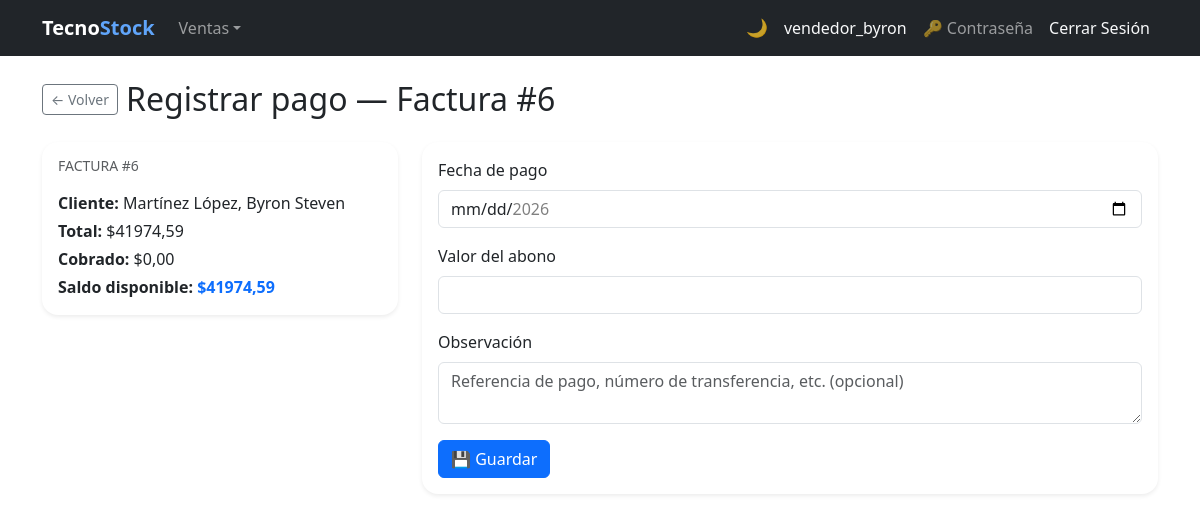
Page /cobros/facturas/6/pagar/ (signed in) on the committed database.
### billing/models.py (models this page shows, shortened)
class Invoice(models.Model):
    BORRADOR = 0
    EMITIDA  = 1
    ANULADA  = 2
    ESTADO_CHOICES = [
        (BORRADOR, 'Borrador'),
        (EMITIDA,  'Emitida'),
        (ANULADA,  'Anulada'),
    ]
    PENDIENTE = 'PENDIENTE'
    PAGADA    = 'PAGADA'
    ESTADO_COBRO_CHOICES = [
        (PENDIENTE, 'Pendiente'),
        (PAGADA,    'Pagada'),
    ]
    CONTADO = 'contado'
    CREDITO = 'credito'
    TIPO_PAGO_CHOICES = [
        (CONTADO, 'Contado'),
        (CREDITO, 'Crédito'),
    ]
    customer     = models.ForeignKey(Customer, on_delete=models.PROTECT, related_name='invoices')
    invoice_date = models.DateTimeField(auto_now_add=True)
    subtotal     = models.DecimalField(max_digits=12, decimal_places=2, default=0)
    tax          = models.DecimalField(max_digits=12, decimal_places=2, default=0)
    total        = models.DecimalField(max_digits=12, decimal_places=2, default=0)
    estado       = models.PositiveSmallIntegerField(
                       choices=ESTADO_CHOICES, default=BORRADOR, verbose_name='Estado')
    is_active    = models.BooleanField(default=True)
    PAYMENT_CHOICES = [('card', 'Tarjeta'), ('paypal', 'PayPal')]
    payment_method  = models.CharField(
                          max_length=10, choices=PAYMENT_CHOICES, null=True, blank=True,
                          verbose_name='Método de pago')
    paypal_order_id = models.CharField(max_length=64, null=True, blank=True)
    saldo        = models.DecimalField(
                       max_digits=12, decimal_places=2, default=0,
                       verbose_name='Saldo pendiente de cobro')
    estado_cobro = models.CharField(
                       max_length=10, choices=ESTADO_COBRO_CHOICES,
                       default=PENDIENTE, verbose_name='Estado de cobro')
    tipo_pago    = models.CharField(
                       max_length=10, choices=TIPO_PAGO_CHOICES,
                       default=CREDITO, verbose_name='Tipo de pago')
    class Meta:
        ordering = ['-invoice_date']
        permissions = [
            ('export_pdf', 'Can export PDF'),
            ('export_excel', 'Can export Excel'),
        ]
    @property
    def cobrado(self):
        return self.total - self.saldo

class Customer(models.Model):
    user       = models.OneToOneField(
                     settings.AUTH_USER_MODEL, null=True, blank=True,
                     on_delete=models.SET_NULL, related_name='customer_account',
                     verbose_name='Cuenta de usuario')
    dni        = models.CharField(max_length=13, unique=True, verbose_name='DNI/RUC', validators=[validate_cedula_ec])
    first_name = models.CharField(max_length=100, validators=[validate_only_letters])
    last_name  = models.CharField(max_length=100, validators=[validate_only_letters])
    email      = models.EmailField(blank=True, null=True)
    phone      = models.CharField(max_length=20, blank=True, null=True, validators=[validate_phone_ec])
    address    = models.TextField(blank=True, null=True)
    photo      = models.ImageField(upload_to='customer/', blank=True, null=True, verbose_name='Foto')
    is_active  = models.BooleanField(default=True)
    created_at = models.DateTimeField(auto_now_add=True)
    updated_at = models.DateTimeField(auto_now=True)
    class Meta:
        ordering = ['last_name', 'first_name']
        permissions = [
            ('export_customer_pdf', 'Can export Customer PDF'),
            ('export_customer_excel', 'Can export Customer Excel'),
        ]
    def __str__(self): return f'{self.last_name}, {self.first_name}'

### creditoventa/views.py (the view)
# urls.py: path('facturas/<int:factura_pk>/pagar/', views.cobro_create, name='cobro_create'),
@roles_required(*ROLES_COBROS)
def cobro_create(request, factura_pk):
    factura = get_object_or_404(Invoice, pk=factura_pk)
    if factura.estado == Invoice.ANULADA:
        messages.error(request, 'No se puede registrar un cobro sobre una factura anulada.')
        return redirect('creditoventa:factura_list')
    if factura.estado != Invoice.EMITIDA:
        messages.error(request, 'Solo se pueden registrar cobros sobre facturas emitidas.')
        return redirect('creditoventa:factura_list')
    if factura.saldo <= 0:
        messages.error(request, f'La Factura #{factura.id} ya está totalmente pagada.')
        return redirect('creditoventa:factura_list')
    if request.method == 'POST':
        form = CobroFacturaForm(request.POST, factura=factura)
        if form.is_valid():
            cobro = registrar_cobro(
                factura_id=factura.id,
                fecha=form.cleaned_data['fecha'],
                valor=form.cleaned_data['valor'],
                observacion=form.cleaned_data['observacion'],
            )
            if user_has_role(request.user, 'Administrador', 'Vendedor'):
                notificar_abono(
                    correo=cobro.factura.customer.email,
                    factura_id=cobro.factura_id,
                    monto_abono=cobro.valor,
                    saldo_restante=cobro.factura.saldo,
                    nombre_cliente=cobro.factura.customer.full_name,
                )
            messages.success(request, f'Abono registrado sobre la Factura #{factura.id}.')
            return redirect('creditoventa:historial_pagos', factura_pk=factura.id)
    else:
        form = CobroFacturaForm(initial={'fecha': date.today()}, factura=factura)
    return render(request, 'creditoventa/cobro_form.html', {
        'form': form, 'factura': factura, 'title': f'Registrar pago — Factura #{factura.id}',
    })

### creditoventa/forms.py (shortened to what this page needs)
class CobroFacturaForm(forms.ModelForm):
    class Meta:
        model  = CobroFactura
        fields = ['fecha', 'valor', 'observacion']
        labels = {
            'fecha':       'Fecha de pago',
            'valor':       'Valor del abono',
            'observacion': 'Observación',
        }
        widgets = {
            'fecha':       forms.DateInput(attrs={'class': 'form-control', 'type': 'date'}),
            'valor':       forms.NumberInput(attrs={'class': 'form-control', 'step': '0.01', 'min': '0.01'}),
            'observacion': forms.Textarea(attrs={'class': 'form-control', 'rows': 2,
                                                  'placeholder': 'Referencia de pago, número de transferencia, etc. (opcional)'}),
        }
    def __init__(self, *args, factura=None, **kwargs):
        self.factura = factura
        super().__init__(*args, **kwargs)
        if self.factura is not None:
            self.fields['fecha'].widget.attrs['min'] = self.factura.invoice_date.date().isoformat()
            self.fields['fecha'].widget.attrs['max'] = timezone.localdate().isoformat()

### security/templatetags/security_tags.py (called while the page is built)
@register.filter(name='has_group')
def has_group(user, group_name):
    if not user.is_authenticated:
        return False
    if user.is_superuser:  # el superusuario ve todo
        return True
    return user.groups.filter(name=group_name).exists()

@register.filter(name='has_any_group')
def has_any_group(user):
    if not user.is_authenticated:
        return False
    if user.is_superuser:
        return True
    return user.groups.exists()

### creditoventa/templates/creditoventa/cobro_form.html (shortened to what this page needs)
{% extends 'billing/base.html' %}
{% block content %}
<div class="d-flex align-items-center gap-2 mb-4">
  <a href="{% url 'creditoventa:historial_pagos' factura.id %}" class="btn btn-outline-secondary btn-sm">&#8592; Volver</a>
  <h2 class="mb-0">{{ title }}</h2>
</div>
<div class="row">
  <div class="col-md-4 mb-3">
    <div class="card border-0 shadow-sm rounded-4">
      <div class="card-body">
        <h6 class="text-muted text-uppercase small mb-3">Factura #{{ factura.id }}</h6>
        <p class="mb-1"><strong>Cliente:</strong> {{ factura.customer }}</p>
        <p class="mb-1"><strong>Total:</strong> ${{ factura.total }}</p>
        <p class="mb-1"><strong>Cobrado:</strong> ${{ factura.cobrado }}</p>
        <p class="mb-0"><strong>Saldo disponible:</strong>
          <span class="fw-bold text-primary">${{ factura.saldo }}</span>
        </p>
      </div>
    </div>
  </div>
  <div class="col-md-8">
    <div class="card border-0 shadow-sm rounded-4">
      <div class="card-body">
        <form method="post" novalidate>
          <div class="mb-3">
            <label class="form-label">{{ form.fecha.label }}</label>
            {{ form.fecha }}
          </div>
          <div class="mb-3">
            <label class="form-label">{{ form.valor.label }}</label>
            {{ form.valor }}
          </div>
          <div class="mb-3">
            <label class="form-label">{{ form.observacion.label }}</label>
            {{ form.observacion }}
          </div>
          <button type="submit" class="btn btn-primary">&#128190; Guardar</button>
        </form>
      </div>
    </div>
  </div>
</div>
{% endblock %}

### billing/templates/billing/base.html (shortened to what this page needs)
{% load security_tags %}
<!DOCTYPE html>
<html lang="es">
<head>
  <link href="https://cdn.jsdelivr.net/npm/bootstrap@5.3.0/dist/css/bootstrap.min.css" rel="stylesheet">
</head>
<body>
<nav class="navbar navbar-expand-lg navbar-dark bg-dark">
  <div class="container">
    <a class="navbar-brand fw-bold" href="{% url 'billing:home' %}">Tecno<span class="nav-brand-accent">Stock</span></a>
    <div class="collapse navbar-collapse" id="nav">
      <ul class="navbar-nav me-auto">
        {% if user.is_authenticated %}
        <li class="nav-item dropdown">
          <a class="nav-link dropdown-toggle" href="#" role="button" data-bs-toggle="dropdown" aria-expanded="false">Ventas</a>
        </li>
        {% endif %}
      </ul>
      <ul class="navbar-nav align-items-center">
        <li class="nav-item"><button type="button" class="theme-toggle-btn" id="theme-toggle" onclick="toggleTheme()" title="Cambiar tema claro / oscuro"><span id="theme-icon">&#127769;</span></button></li>
        <li class="nav-item">{% if user.is_authenticated %}<a class="nav-link text-light" href="{% url 'billing:dashboard' %}">{{ user.username }}</a>{% endif %}</li>
        <li class="nav-item">{% if user.is_authenticated %}<a class="nav-link" href="{% url 'password_change' %}" title="Cambiar contraseña">&#128273; Contraseña</a>{% endif %}</li>
        <li class="nav-item">{% if user.is_authenticated %}<form method="post" action="{% url 'logout' %}" class="d-inline">{% csrf_token %}<button type="submit" class="nav-link btn btn-link text-light btn-nav-link">Cerrar Sesión</button></form>{% else %}<a class="nav-link" href="{% url 'login' %}">Iniciar Sesión</a>{% endif %}</li>
      </ul>
    </div>
  </div>
</nav>
<div class="container mt-4">
  {% block content %}{% endblock %}
</div>
</body>
</html>

### billing/templates/billing/base.html (style rules this page uses)
.btn-nav-link { text-decoration: none; }
.nav-brand-accent { color: #60a5fa; }
.theme-toggle-btn { background: none; border: none; cursor: pointer; font-size: 1.1rem; line-height: 1; padding: .375rem .5rem; border-radius: .375rem; transition: background .2s; color: rgba(255,255,255,.75); }

### rows in the picture
Invoice: id "6", customer "Martínez López, Byron Steven", total "41974,59", cobrado "0,00", saldo "41974,59"

### other values in the picture
{{ user.username }} "vendedor_byron"
{{ title }} "Registrar pago — Factura #6"
